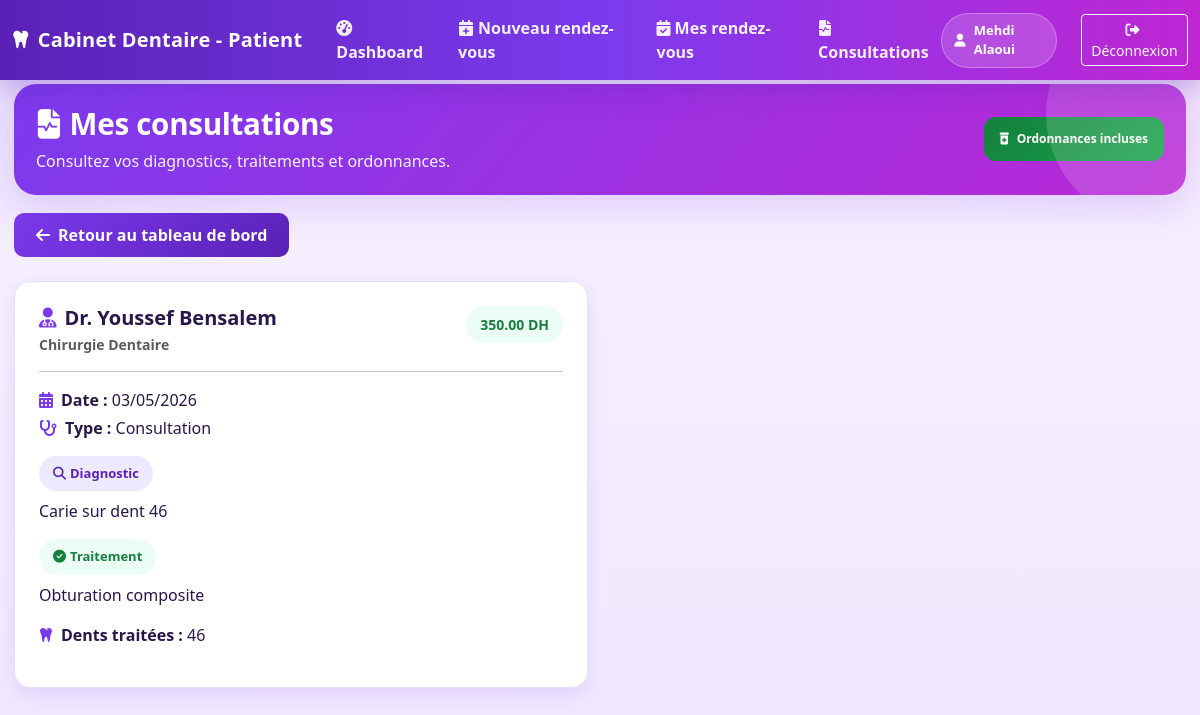
Page /public/index.php?route=/patient/consultations (signed in) on the committed database.
### tables this page shows
CREATE TABLE patients (
    id INT AUTO_INCREMENT PRIMARY KEY,
    user_id INT NOT NULL,
    age INT,
    telephone VARCHAR(20),
    adresse TEXT,
    date_naissance DATE,
    groupe_sanguin VARCHAR(5),
    allergies TEXT,
    observations TEXT,
    created_at TIMESTAMP DEFAULT CURRENT_TIMESTAMP,
    FOREIGN KEY (user_id) REFERENCES users(id) ON DELETE CASCADE,
    KEY idx_user_id (user_id)
);

CREATE TABLE users (
    id INT AUTO_INCREMENT PRIMARY KEY,
    nom VARCHAR(100) NOT NULL,
    prenom VARCHAR(100) NOT NULL,
    email VARCHAR(150) UNIQUE NOT NULL,
    password VARCHAR(255) NOT NULL,
    role ENUM('admin','dentiste','secretaire','patient') NOT NULL DEFAULT 'patient',
    created_at TIMESTAMP DEFAULT CURRENT_TIMESTAMP,
    KEY idx_email (email),
    KEY idx_role (role)
);

CREATE TABLE consultations (
    id INT AUTO_INCREMENT PRIMARY KEY,
    rendez_vous_id INT NULL,
    dentiste_id INT NOT NULL,
    patient_id INT NOT NULL,
    diagnostic TEXT,
    traitement_effectue TEXT,
    traitement_prevu TEXT,
    dents_traitees VARCHAR(100),
    prix DECIMAL(10,2),
    notes TEXT,
    created_at TIMESTAMP DEFAULT CURRENT_TIMESTAMP,
    FOREIGN KEY (rendez_vous_id) REFERENCES rendez_vous(id) ON DELETE SET NULL,
    FOREIGN KEY (dentiste_id) REFERENCES dentistes(id) ON DELETE CASCADE,
    FOREIGN KEY (patient_id) REFERENCES patients(id) ON DELETE CASCADE,
    KEY idx_rendez_vous (rendez_vous_id),
    KEY idx_patient (patient_id),
    KEY idx_dentiste (dentiste_id)
);

CREATE TABLE dentistes (
    id INT AUTO_INCREMENT PRIMARY KEY,
    user_id INT NOT NULL,
    specialite VARCHAR(100),
    numero_licence VARCHAR(50) UNIQUE,
    telephone VARCHAR(20),
    cabinet TEXT,
    created_at TIMESTAMP DEFAULT CURRENT_TIMESTAMP,
    FOREIGN KEY (user_id) REFERENCES users(id) ON DELETE CASCADE,
    KEY idx_user_id (user_id)
);

CREATE TABLE rendez_vous (
    id INT AUTO_INCREMENT PRIMARY KEY,
    patient_id INT NOT NULL,
    dentiste_id INT NOT NULL,
    secretaire_id INT,
    date_heure DATETIME NOT NULL,
    duree_minutes INT DEFAULT 30,
    motif TEXT,
    type_rendez_vous ENUM('consultation','nettoyage','extraction','traitement','blanchiment','radio','autre') DEFAULT 'consultation',
    statut ENUM('planifié','confirmé','annulé','complété','absent') DEFAULT 'planifié',
    notes TEXT,
    created_at TIMESTAMP DEFAULT CURRENT_TIMESTAMP,
    FOREIGN KEY (patient_id) REFERENCES patients(id) ON DELETE CASCADE,
    FOREIGN KEY (dentiste_id) REFERENCES dentistes(id) ON DELETE CASCADE,
    FOREIGN KEY (secretaire_id) REFERENCES secretaires(id) ON DELETE SET NULL,
    KEY idx_patient (patient_id),
    KEY idx_dentiste (dentiste_id),
    KEY idx_date (date_heure),
    KEY idx_statut (statut)
);

### app/core/controller.php (called while the page is built, shortened)
<?php
class Controller
{
    public function view($viewName, $data = [])
    {
        $viewPath = __DIR__ . '/../views/' . str_replace('.', '/', $viewName) . '.php';
        include $viewPath;
    }
}

### app/controllers/PatientController.php (called while the page is built, shortened)
<?php
class PatientController extends Controller
{
    public function consultations()
    {
        $user = Auth::user();
        $patientModel = new Patient();
        $patient = $patientModel->findByUserId($user['id']);
        $consultationModel = new Consultation();
        $consultations = $consultationModel->getByPatientId($patient['id'] ?? 0);
        $this->view('patient.resultats', [
            'user' => $user,
            'patient' => $patient,
            'consultations' => $consultations
        ]);
    }
}

### app/core/Auth.php (called while the page is built, shortened)
<?php
class Auth
{
    public static function check()
    {
        return isset($_SESSION['user_id']);
    }
    public static function user()
    {
        if (self::check()) {
            return [
                'id' => $_SESSION['user_id'] ?? null,
                'nom' => $_SESSION['user_nom'] ?? '',
                'prenom' => $_SESSION['user_prenom'] ?? '',
                'email' => $_SESSION['user_email'] ?? '',
                'role' => $_SESSION['user_role'] ?? ''
            ];
        }
        return null;
    }
}

### app/core/Model.php (called while the page is built, shortened)
<?php
class Model
{
    public function __construct()
    {
        try {
            $db = new Database();
            $this->pdo = $db->getPdo();
        } catch (Exception $e) {
            $this->debug_messages[] = "✗ Erreur initialisation Model : " . $e->getMessage();
        }
    }
}

### app/core/Database.php (called while the page is built, shortened)
<?php
class Database
{
    private $host = DB_HOST;
    private $dbname = DB_NAME;
    private $username = DB_USER;
    private $password = DB_PASSWORD;
    private $charset = DB_CHARSET;
    private $port = DB_PORT;
    private $pdo = null;
    public $debug_messages = [];
    private function loadConfiguration()
    {
        $configFile = ROOT_PATH . '/config.php';
        $this->host = defined('DB_HOST') ? DB_HOST : $this->host;
        $this->dbname = defined('DB_NAME') ? DB_NAME : $this->dbname;
        $this->username = defined('DB_USER') ? DB_USER : $this->username;
        $this->password = defined('DB_PASSWORD') ? DB_PASSWORD : $this->password;
        $this->port = defined('DB_PORT') ? (int) DB_PORT : $this->port;
        $this->charset = defined('DB_CHARSET') ? DB_CHARSET : $this->charset;
    }
    public function connect()
    {
        try {
            $hostsToTry = [$this->host];
            foreach (array_unique($hostsToTry) as $host) {
                try {
                    $dsn = "mysql:host={$host};port={$this->port};dbname={$this->dbname};charset={$this->charset}";
                    $this->pdo = new PDO($dsn, $this->username, $this->password, [
                        PDO::ATTR_ERRMODE => PDO::ERRMODE_EXCEPTION,
                        PDO::ATTR_DEFAULT_FETCH_MODE => PDO::FETCH_ASSOC,
                        PDO::ATTR_EMULATE_PREPARES => false,
                    ]);
                    $message = "✓ Connexion PDO réussie (host: {$host}, port: {$this->port}, dbname: {$this->dbname})";
                    $this->debug_messages[] = $message;
                    return $this->pdo;
                } catch (PDOException $e) {
                    $lastException = $e;
                }
            }
            throw new PDOException("Connexion PDO impossible sans message d'erreur.");
        } catch (PDOException $e) {
            $message = "✗ ERREUR PDO : " . $e->getMessage();
            $this->debug_messages[] = $message;
            die($message);
        }
    }
    public function getPdo()
    {
        return $this->pdo;
    }
    public function getDebugMessages()
    {
        return $this->debug_messages;
    }
}

### app/models/Patient.php (called while the page is built, shortened)
<?php
class Patient extends Model
{
    public function findByUserId($user_id)
    {
        try {
            $query = "SELECT p.*, u.nom, u.prenom, u.email FROM patients p
                     JOIN users u ON p.user_id = u.id
                     WHERE p.user_id = :user_id LIMIT 1";
            $stmt = $this->pdo->prepare($query);
            $stmt->bindParam(':user_id', $user_id);
            $stmt->execute();
            return $stmt->fetch(PDO::FETCH_ASSOC) ?: false;
        } catch (PDOException $e) {
            return false;
        }
    }
}

### app/models/Consultation.php (called while the page is built, shortened)
<?php
class Consultation extends Model
{
    public function getByPatientId($patient_id)
    {
        try {
            $query = "SELECT c.*, rv.date_heure, rv.motif, rv.type_rendez_vous, d.specialite as dentiste_specialite, u.nom as dentiste_nom, u.prenom as dentiste_prenom
                     FROM consultations c
                     LEFT JOIN rendez_vous rv ON c.rendez_vous_id = rv.id
                     LEFT JOIN dentistes d ON c.dentiste_id = d.id
                     LEFT JOIN users u ON d.user_id = u.id
                     WHERE c.patient_id = :patient_id
                     ORDER BY c.created_at DESC";
            $stmt = $this->pdo->prepare($query);
            $stmt->bindParam(':patient_id', $patient_id);
            $stmt->execute();
            return $stmt->fetchAll(PDO::FETCH_ASSOC);
        } catch (PDOException $e) {
            error_log("Erreur PDO getByPatientId: " . $e->getMessage());
            return [];
        }
    }
}
?>

### app/views/patient/resultats.php (the view, shortened to what this page needs)
<!DOCTYPE html>
<html lang="fr">
<head>
    <link href="https://cdn.jsdelivr.net/npm/bootstrap@5.3.0/dist/css/bootstrap.min.css" rel="stylesheet">
    <link href="https://cdnjs.cloudflare.com/ajax/libs/font-awesome/6.4.0/css/all.min.css" rel="stylesheet">
    <link href="css/patient-theme.css" rel="stylesheet">
</head>
<body class="patient-body">
    <nav class="navbar navbar-expand-lg topbar fixed-top">
        <div class="container-fluid">
            <a class="navbar-brand" href="index.php?route=/patient/dashboard">
                <i class="fas fa-tooth me-2"></i>Cabinet Dentaire - Patient
            </a>
            <div class="collapse navbar-collapse" id="navbarNav">
                <ul class="navbar-nav me-auto">
                <li class="nav-item">
                        <a class="nav-link active" href="index.php?route=/patient/dashboard">
                            <i class="fas fa-tachometer-alt me-1"></i>Dashboard
                        </a>
                    </li>
                    <li class="nav-item">
                        <a class="nav-link" href="index.php?route=/patient/rendez-vous/create">
                            <i class="fas fa-calendar-plus me-1"></i>Nouveau rendez-vous
                        </a>
                    </li>
                    <li class="nav-item">
                        <a class="nav-link" href="index.php?route=/patient/rendez-vous">
                            <i class="fas fa-calendar-check me-1"></i>Mes rendez-vous
                        </a>
                    </li>
                    <li class="nav-item">
                        <a class="nav-link active" href="index.php?route=/patient/consultations">
                            <i class="fas fa-file-medical-alt me-1"></i>Consultations
                        </a>
                    </li>
                </ul>
                <div class="d-flex align-items-center">
                    <div class="patient-pill">
                        <i class="fas fa-user"></i>
                        <?php echo htmlspecialchars(($user['prenom'] ?? '') . ' ' . ($user['nom'] ?? '')); ?>
                    </div>
                    <a href="index.php?route=/logout" class="btn btn-outline-light btn-sm ms-3">
                        <i class="fas fa-sign-out-alt me-1"></i>Déconnexion
                    </a>
                </div>
            </div>
        </div>
    </nav>
    <div class="dashboard">
        <section class="welcome-banner patient-page-header-band">
            <div class="d-flex flex-column flex-md-row align-items-start align-items-md-center justify-content-between gap-3">
                <div>
                    <h1 class="welcome-title"><i class="fas fa-file-medical-alt me-2"></i>Mes consultations</h1>
                    <p class="welcome-sub mb-0">Consultez vos diagnostics, traitements et ordonnances.</p>
                </div>
                <span class="badge bg-success p-3"><i class="fas fa-prescription-bottle-alt me-2"></i>Ordonnances incluses</span>
            </div>
        </section>
        <a href="index.php?route=/patient/dashboard" class="btn btn-retour mb-4">
            <i class="fas fa-arrow-left me-2"></i>Retour au tableau de bord
        </a>
        <?php if (empty($consultations)): ?>
            <div class="patient-empty-state">
                <i class="fas fa-file-medical-alt"></i>
                <h4>Aucune consultation</h4>
                <p class="mb-0">Vous n'avez pas encore de consultations enregistrées.</p>
            </div>
        <?php else: ?>
            <div class="row">
                <?php foreach ($consultations as $consultation): ?>
                    <div class="col-lg-6">
                        <div class="patient-consult-card">
                            <div class="d-flex justify-content-between align-items-start mb-3">
                                <div>
                                    <h5 class="mb-1 fw-bold"><i class="fas fa-user-md me-2 text-primary"></i>Dr. <?php echo htmlspecialchars(($consultation['dentiste_prenom'] ?? '') . ' ' . ($consultation['dentiste_nom'] ?? '')); ?></h5>
                                    <p class="text-muted mb-0 small fw-semibold"><?php echo htmlspecialchars($consultation['dentiste_specialite'] ?? 'Chirurgie Dentaire'); ?></p>
                                </div>
                                <?php if (!empty($consultation['prix'])): ?>
                                    <span class="patient-prix-badge"><?php echo number_format($consultation['prix'], 2); ?> DH</span>
                                <?php endif; ?>
                            </div>
                            <hr class="border-opacity-25">
                            <div class="mb-3">
                                <p class="mb-1"><i class="fas fa-calendar-alt me-2 text-primary"></i><strong>Date :</strong> <?php echo date('d/m/Y', strtotime($consultation['date_heure'] ?? '')); ?></p>
                                <p class="mb-0"><i class="fas fa-stethoscope me-2 text-primary"></i><strong>Type :</strong> <?php echo htmlspecialchars(ucfirst($consultation['type_rendez_vous'] ?? 'Consultation')); ?></p>
                            </div>
                            <?php if (!empty($consultation['diagnostic'])): ?>
                                <div class="mb-3">
                                    <span class="patient-diagnostic-badge"><i class="fas fa-search me-1"></i>Diagnostic</span>
                                    <p class="mt-2 mb-0"><?php echo htmlspecialchars($consultation['diagnostic']); ?></p>
                                </div>
                            <?php endif; ?>
                            <?php if (!empty($consultation['traitement_effectue'])): ?>
                                <div class="mb-3">
                                    <span class="patient-diagnostic-badge" style="background:#ecfdf5;color:var(--ok);"><i class="fas fa-check-circle me-1"></i>Traitement</span>
                                    <p class="mt-2 mb-0"><?php echo htmlspecialchars($consultation['traitement_effectue']); ?></p>
                                </div>
                            <?php endif; ?>
                            <?php if (!empty($consultation['dents_traitees'])): ?>
                                <div class="mb-3">
                                    <p class="mb-0"><i class="fas fa-tooth me-2 text-primary"></i><strong>Dents traitées :</strong> <?php echo htmlspecialchars($consultation['dents_traitees']); ?></p>
                                </div>
                            <?php endif; ?>
                        </div>
                    </div>
                <?php endforeach; ?>
            </div>
        <?php endif; ?>
    </div>
</body>
</html>

### rows in the picture
patients: user.nom "Mehdi Alaoui"
consultations: users.prenom+nom "Youssef Bensalem", dentiste.specialite "Chirurgie Dentaire", prix "350.00", rendez_vous.date_heure "03/05/2026", rendez_vous.type_rendez_vous "Consultation", diagnostic "Carie sur dent 46", traitement_effectue "Obturation composite", dents_traitees "46"
